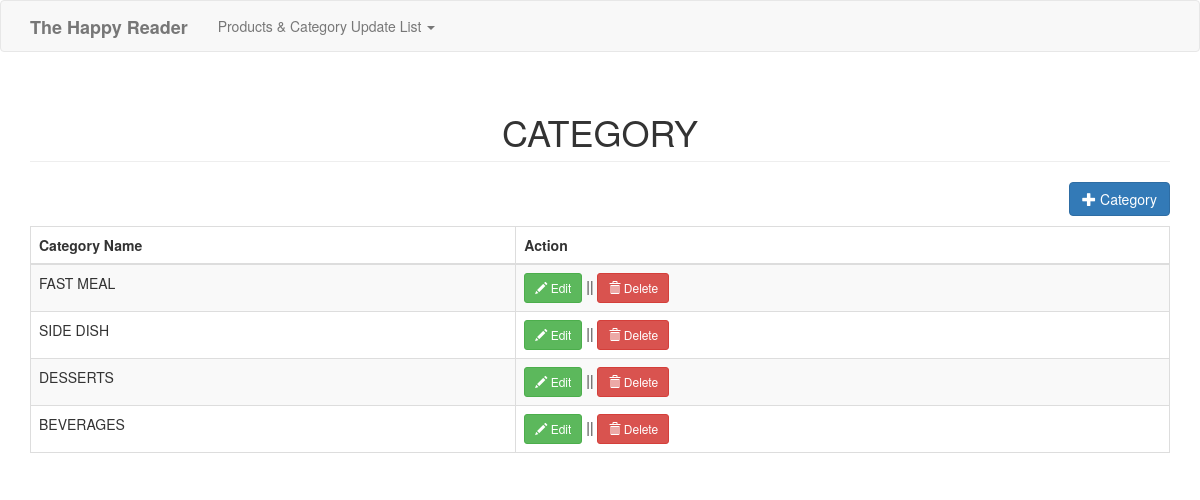
The app's page /category.php with its own data.
### tables this page shows
CREATE TABLE `category` (
  `categoryid` int(11) NOT NULL,
  `catname` varchar(30) NOT NULL
);

### category.php (the view, shortened to what this page needs)
<?php include('header.php'); ?>
<body>
<?php include('navbar.php'); ?>
<div class="container">
	<h1 class="page-header text-center">CATEGORY</h1>
	<div class="row">
		<div class="col-md-12">
			<a href="#addcategory" data-toggle="modal" class="pull-right btn btn-primary"><span class="glyphicon glyphicon-plus"></span> Category</a>
		</div>
	</div>
	<div style="margin-top:10px;">
		<table class="table table-striped table-bordered">
			<thead>
				<th>Category Name</th>
				<th>Action</th>
			</thead>
			<tbody>
				<?php
					$sql="select * from category order by categoryid asc";
					$query=$conn->query($sql);
					while($row=$query->fetch_array()){
						?>
						<tr>
							<td><?php echo $row['catname']; ?></td>
							<td>
								<a href="#editcategory<?php echo $row['categoryid']; ?>" data-toggle="modal" class="btn btn-success btn-sm"><span class="glyphicon glyphicon-pencil"></span> Edit</a> || <a href="#deletecategory<?php echo $row['categoryid']; ?>" data-toggle="modal" class="btn btn-danger btn-sm"><span class="glyphicon glyphicon-trash"></span> Delete</a>
							</td>
						</tr>
						<?php
					}
				?>
			</tbody>
		</table>
	</div>
</div>
</body>
</html>

### records on screen
category: catname "FAST MEAL"
category: catname "SIDE DISH"
category: catname "DESSERTS"
category: catname "BEVERAGES"
